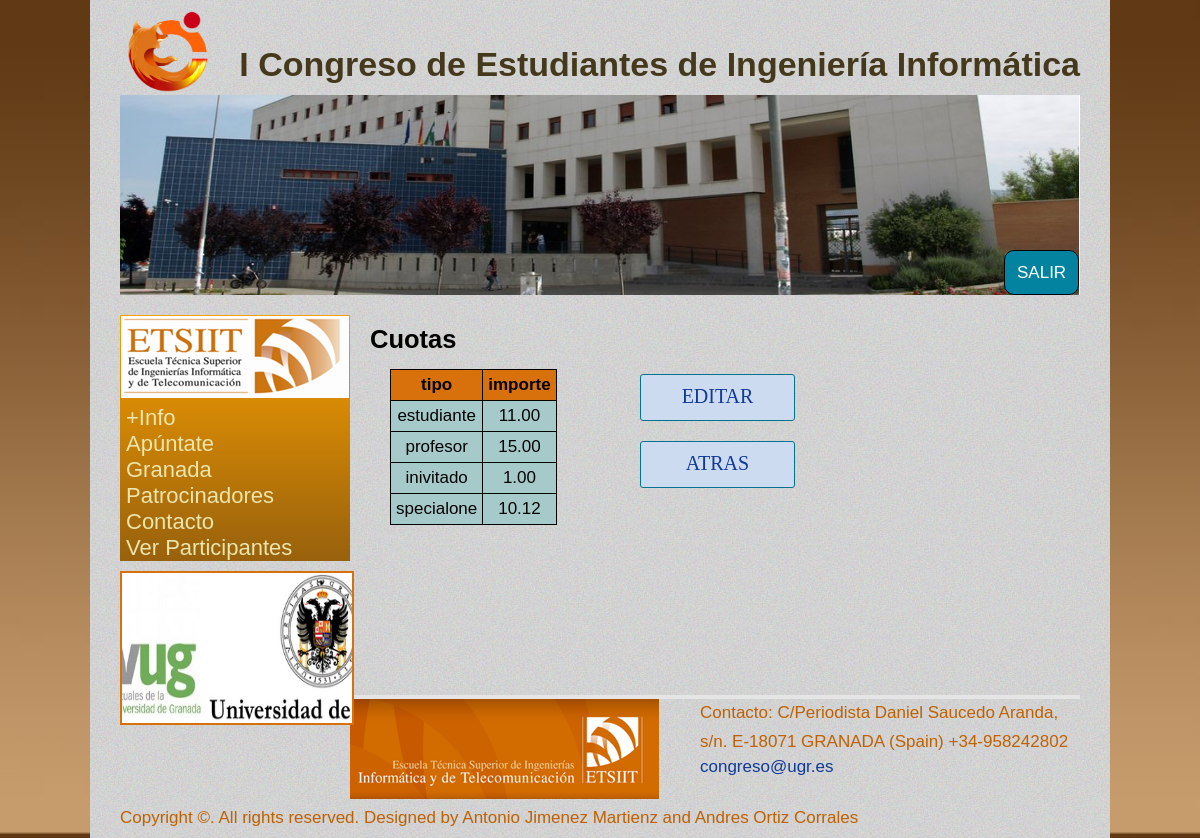
The page /index.php?page=cuotas (signed in) on the database its author committed.
### tables this page shows
CREATE TABLE IF NOT EXISTS `Cuota` (
  `id` int(10) unsigned NOT NULL AUTO_INCREMENT,
  `tipo` varchar(512) NOT NULL,
  `importe` decimal(11,2) NOT NULL,
  PRIMARY KEY (`id`),
  UNIQUE KEY `tipo` (`tipo`)
);

### php/includes/dbhandler.php (called while the page is built, shortened)
<?php
class db_handler{
    private $servername;
    private $username;
    private $pass;
    private $dbname;
    private $connection;
    public function __construct($servernameaux,$dbnameaux){
        $this->servername=$servernameaux;
        $this->username="antonio";
        $this->pass="";
        $this->dbname=$dbnameaux;
    }
    public function connect(){
        $this->connection=new mysqli($this->servername,$this->username,$this->pass,$this->dbname);
    }
    public function query($sqlquery){
        $res=$this->connection->query($sqlquery);
        return $res;
    }
}
?>

### php/includes/cuota_class.php (the view, shortened to what this page needs)
<?php
class Cuota{
    private $tipo;
    private $importe;
    public function read_cuota($row){
        $this->tipo=$row["tipo"];
        $this->importe=$row["importe"];
    }
    public function mostrar_fila(){
    echo "<tr>";
            echo "<td>" . $this->tipo . "</td>";
            echo "<td>" . $this->importe . "</td>";
    echo "</tr>";
    }
}
function leer_cuotas($dbhandler){
    $query="SELECT * FROM Cuota";
    $table=$dbhandler->query($query);
    $result=array();
    if ($table->num_rows > 0) {
        while($row = $table->fetch_assoc()) {
            $cuota=new Cuota;
            $cuota->read_cuota($row);
            $result[]=$cuota;
        }
    } else {
        echo "no results";
    }
    return $result;
}
function mostrar_tabla($cuotas){
    echo "<div class=\"tablaCuotas\">";
        echo "<table>";
        echo "<thead>";
            	echo "<tr>";
        			echo "<th>tipo</th>";
        			echo "<th>importe</th>";
        		echo "</tr>";
        	echo "</thead>";
        	echo "<tbody>";
            foreach ($cuotas as $cuota) {
                $cuota->mostrar_fila();
            }
        echo "</tbody>";
        echo "</table>";
    echo "</div>";
}
function boton_editar_cuota(){
    if(isset($_SESSION['user']) &&  $_SESSION['rol']=="admin"){
        echo "<div class =\"boton_cuotas\">";
            echo "<a href=\"./index.php?page=cuotas&editar=true\">EDITAR</a>";
        echo "</div>";
        echo "<div class =\"boton_cuotas\">";
            echo "<a href=\"./index.php?page=cuotas\">ATRAS</a>";
        echo "</div>";
    }
}
?>

### css/styles.css (style rules this page uses)
* { margin:0; padding:0; }
body { font-family: Arial, Helvetica, sans-serif; font-size: 17px; background: url(../images/backgroundbrown.jpg); background-size: 100% 100%; color: #44391C; }
a { color:#ECE6AE; text-decoration:none; }
table,th, td { text-align: center; border: 1px solid black; border-collapse: collapse; padding: 5px; }
th { background-color: rgb(216, 112, 11); }
td { background-color:rgb(165, 202, 201); }
.mainContent a { color: #0F3A98; }
.tablaCuotas { margin-bottom: 25px; width: 185px; padding: 5px 0px 20px 20px; }
.boton_cuotas { float:right; border: 1px solid #00748f; height: 25px; width: 133px; margin-top: 10px; margin-bottom: 10px; margin-right: 285px; cursor: pointer; font: 20px plane; color: #fafafa; background-color: #CDDBF0;; background-image: linear-gradient(top, #31b2c3, #0483a0); border-radius: 3px; text-align: center; padding: 10px; }

### rows shown on the page
cuota: tipo "estudiante", importe "11.00"
cuota: tipo "profesor", importe "15.00"
cuota: tipo "inivitado", importe "1.00"
cuota: tipo "specialone", importe "10.12"
